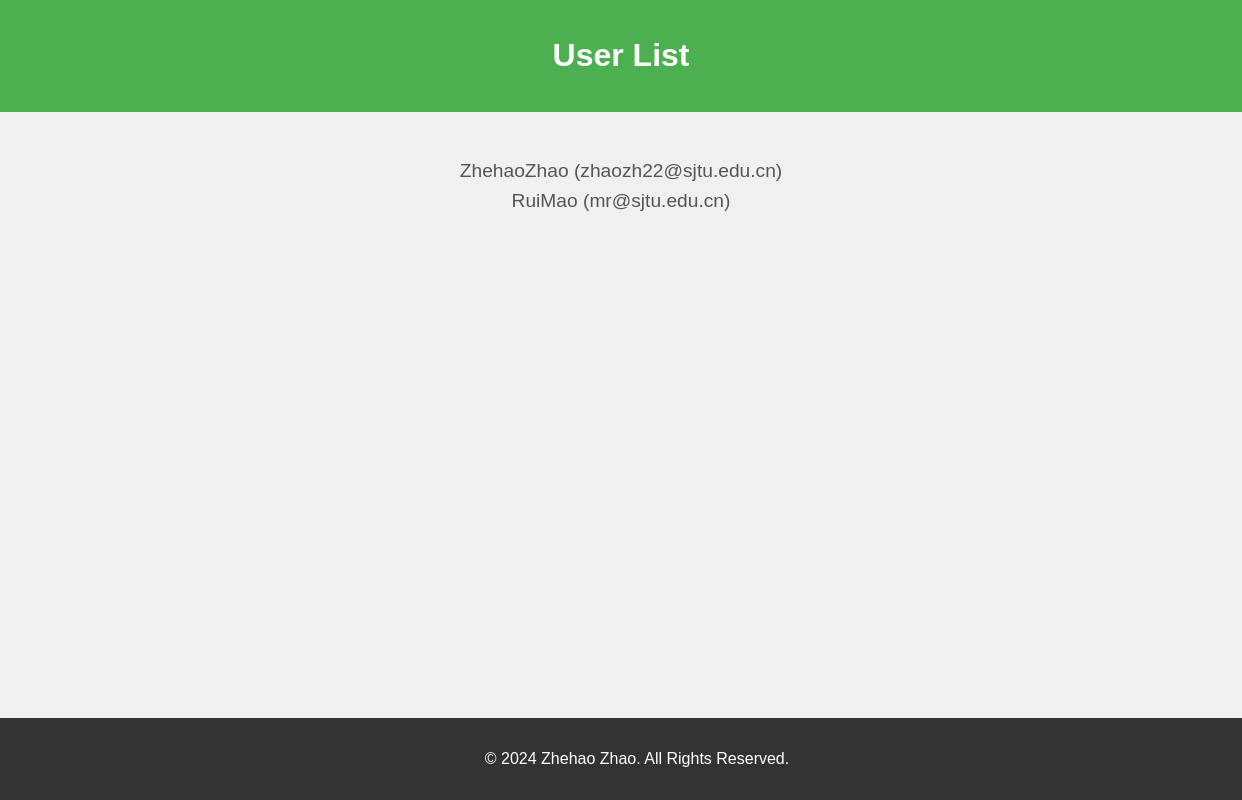
The page /userlist/ on the database its author committed.
### myapp/models.py (models this page shows, shortened)
class myUser(models.Model):
    username = models.CharField(max_length=150, unique=True)
    email = models.EmailField(unique=True)
    date_joined = models.DateTimeField(auto_now_add=True)

### myapp/views.py (the view)
# urls.py: path('userlist/', user_list, name='user_list'),
def user_list(request):
    users = myUser.objects.all()
    return render(request, 'user_list.html', {'users': users})

### myapp/templates/user_list.html (shortened to what this page needs)
<!DOCTYPE html>
<html lang="en">
<head>
</head>
<body>
<header>
    <h1>User List</h1>
</header>
<section>
    <ul>
        {% for user in users %}
            <li>{{ user.username }} ({{ user.email }})</li>
        {% endfor %}
    </ul>
</section>
<footer>
    <p>&copy; 2024 Zhehao Zhao. All Rights Reserved.</p>
</footer>
</body>
</html>

### myapp/templates/user_list.html (style rules this page uses)
body { font-family: Arial, sans-serif; margin: 0; padding: 0; background-color: #f0f0f0; }
header { background-color: #4CAF50; color: white; padding: 1rem; text-align: center; }
section { padding: 2rem; text-align: center; }
ul { list-style-type: none; padding: 0; }
li { font-size: 1.2rem; color: #555; margin: 0.5rem 0; }
footer { background-color: #333; color: white; text-align: center; padding: 1rem; position: absolute; width: 100%; bottom: 0; }

### rows shown on the page
myUser: username "ZhehaoZhao", email "zhaozh22@sjtu.edu.cn"
myUser: username "RuiMao", email "mr@sjtu.edu.cn"
